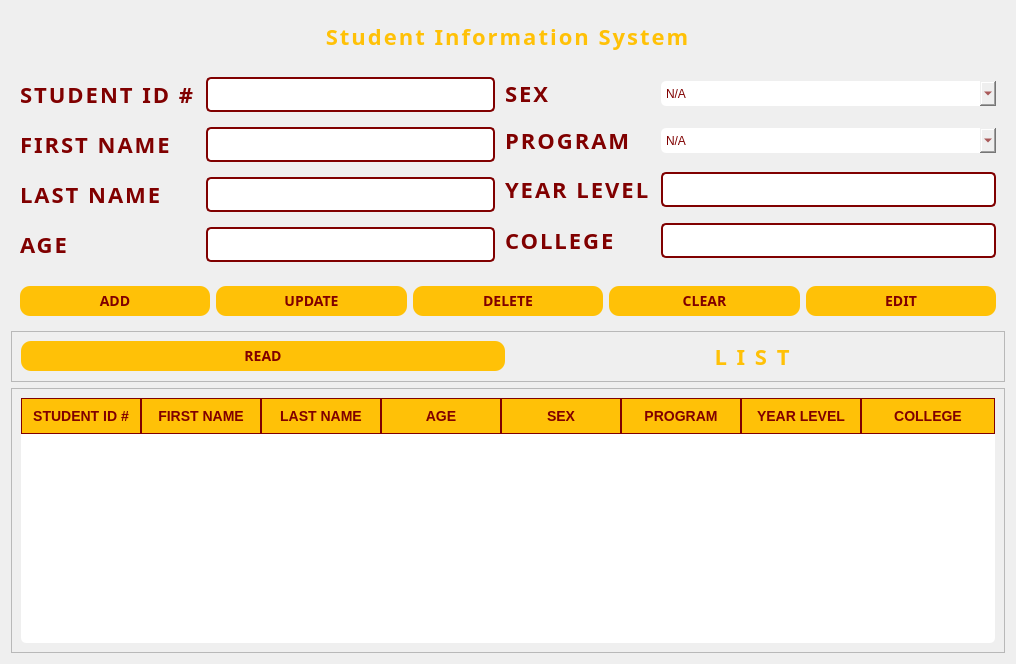
<?xml version="1.0" encoding="UTF-8"?>
<ui version="4.0">
 <class>Form</class>
 <widget class="QWidget" name="Form">
  <property name="geometry">
   <rect>
    <x>0</x>
    <y>0</y>
    <width>1016</width>
    <height>664</height>
   </rect>
  </property>
  <property name="windowTitle">
   <string>Form</string>
  </property>
  <property name="styleSheet">
   <string notr="true">/* Styles for the titleFrame element */
#titleFrame {
  background-color: transparent;
}

/* TEXT SIZE AND COLOR */
QLabel {
    font-size: 22px;
    font-weight: bold;
    letter-spacing: 2px;
}


/* FORM FRAME */
#Form { 
    background: qlineargradient(spread:pad, x1:0, y1:0, x2:1, y2:1, 
                                stop:0 #800000, /* Dark Maroon */
                                stop:1 #A52A2A); /* Brownish Maroon */
    color: black;
}


/* INFO FRAME BG COLOR */
#infoFrame {
    background: qlineargradient(spread:pad, x1:0, y1:0, x2:1, y2:1, 
                                stop:0 #FFD54F, stop:1 #FFB300);
    border-radius: 10px;
}


QLabel {
    color: #800000;  /* Yellow Text */
    font-weight: bold;
}

QLineEdit {
    background-color: white;
    color: black;
    border: 2px solid #800000;  /* Yellow Border */
    padding: 3px;
    border-radius: 5px;
}


/* INPUT FIELDS HEIGHT */
QLineEdit, QComboBox {
    height: 25px;
    border-radius: 5px;
    padding-left: 5px;
}


/* Styles for the functionFrame and its elements */
#functionFrame {
  background-color: transparent;
  border: none;
  border-radius: 5px;
}

/* FOR PUSH BUTTONS */

/* Buttons with Yellow Background and White Text */
QPushButton {
     background-color: #FFC107; /* Yellow */
    color: #800000;
    border-radius: 5px;
    padding: 5px;
    font-weight: bold;
}

/* Hover effect for buttons (Darker Yellow) */
QPushButton:hover {
    background-color: #FFA000; /* Darker Amber Yellow */
}

QPushButton {
    border-radius: 10px;
    padding: 5px;
}

QPushButton {
    font-size: 14px;
    font-weight: bold;
}

QComboBox {
  color: white;
}

QComboBox {
    border: none;
    color: #800000; /* Change text color if needed */
}



/* TABLE */
QTableWidget QHeaderView::section {
    background-color: #FFC107;  /* Goldish Yellow */
    color: #800000;             /* Maroon Text */
    font-weight: bold;
    font-size: 14px;
    padding: 6px;
    border: 1px solid #800000;  /* Maroon Border */
}

QTableWidget {
    background-color: white;       /* Clean base */
    alternate-background-color: #FFEBB5;  /* Soft pastel yellow */
    gridline-color: #800000;        /* Maroon grid */
    border-radius: 5px;
}

QTableWidget::item {
    color: black;              /* Text should be readable */
    font-size: 13px;
    padding: 4px;
}

QTableWidget::item {
    background: #FFD54F; /* Same as header */
    color: black;
}


QTableWidget::item:selected {
    background-color: #800000; /* Deep red (highlights selected row) */
    color: white;              /* White text for readability */
}

QTableWidget {
    background-color: white; /* Match your form's background */
    gridline-color: #dark-yellow;
    alternate-background-color: #yellow;
}
QTableWidget::item {
    background-color: #yellow;
}
QTableWidget::item:alternate {
    background-color: #dark-yellow;
}
</string>
  </property>
  <layout class="QGridLayout" name="gridLayout_5">
   <item row="0" column="0">
    <widget class="QFrame" name="titleFrame">
     <property name="font">
      <font>
       <pointsize>9</pointsize>
      </font>
     </property>
     <property name="frameShape">
      <enum>QFrame::StyledPanel</enum>
     </property>
     <property name="frameShadow">
      <enum>QFrame::Raised</enum>
     </property>
     <layout class="QHBoxLayout" name="horizontalLayout_3">
      <item>
       <widget class="QLabel" name="label">
        <property name="font">
         <font>
          <family>Rockwell</family>
          <pointsize>-1</pointsize>
          <bold>true</bold>
         </font>
        </property>
        <property name="styleSheet">
         <string notr="true">color: #FFC107;</string>
        </property>
        <property name="text">
         <string>&lt;html&gt;&lt;head/&gt;&lt;body&gt;&lt;p align=&quot;center&quot;&gt;Student Information System&lt;/p&gt;&lt;/body&gt;&lt;/html&gt;</string>
        </property>
       </widget>
      </item>
     </layout>
    </widget>
   </item>
   <item row="1" column="0">
    <widget class="QFrame" name="infoFrame">
     <property name="frameShape">
      <enum>QFrame::StyledPanel</enum>
     </property>
     <property name="frameShadow">
      <enum>QFrame::Raised</enum>
     </property>
     <layout class="QGridLayout" name="gridLayout_3">
      <property name="horizontalSpacing">
       <number>10</number>
      </property>
      <property name="verticalSpacing">
       <number>15</number>
      </property>
      <item row="0" column="0">
       <layout class="QGridLayout" name="gridLayout">
        <property name="horizontalSpacing">
         <number>10</number>
        </property>
        <property name="verticalSpacing">
         <number>15</number>
        </property>
        <item row="0" column="0">
         <widget class="QLabel" name="label_2">
          <property name="font">
           <font>
            <family>Century Gothic</family>
            <pointsize>-1</pointsize>
            <italic>false</italic>
            <bold>true</bold>
            <strikeout>false</strikeout>
           </font>
          </property>
          <property name="styleSheet">
           <string notr="true">color: #800000;</string>
          </property>
          <property name="text">
           <string>STUDENT ID #</string>
          </property>
         </widget>
        </item>
        <item row="0" column="1">
         <widget class="QLineEdit" name="lineEdit"/>
        </item>
        <item row="1" column="0">
         <widget class="QLabel" name="label_3">
          <property name="font">
           <font>
            <family>Century Gothic</family>
            <pointsize>-1</pointsize>
            <italic>false</italic>
            <bold>true</bold>
            <strikeout>false</strikeout>
           </font>
          </property>
          <property name="styleSheet">
           <string notr="true">color: #800000;</string>
          </property>
          <property name="text">
           <string>FIRST NAME</string>
          </property>
         </widget>
        </item>
        <item row="1" column="1">
         <widget class="QLineEdit" name="lineEdit_2"/>
        </item>
        <item row="2" column="0">
         <widget class="QLabel" name="label_4">
          <property name="font">
           <font>
            <family>Century Gothic</family>
            <pointsize>-1</pointsize>
            <italic>false</italic>
            <bold>true</bold>
            <strikeout>false</strikeout>
           </font>
          </property>
          <property name="styleSheet">
           <string notr="true">color: #800000;</string>
          </property>
          <property name="text">
           <string>LAST NAME</string>
          </property>
         </widget>
        </item>
        <item row="2" column="1">
         <widget class="QLineEdit" name="lineEdit_3"/>
        </item>
        <item row="3" column="0">
         <widget class="QLabel" name="label_5">
          <property name="font">
           <font>
            <family>Century Gothic</family>
            <pointsize>-1</pointsize>
            <italic>false</italic>
            <bold>true</bold>
            <strikeout>false</strikeout>
           </font>
          </property>
          <property name="styleSheet">
           <string notr="true">color: #800000;</string>
          </property>
          <property name="text">
           <string>AGE</string>
          </property>
         </widget>
        </item>
        <item row="3" column="1">
         <widget class="QLineEdit" name="lineEdit_4"/>
        </item>
       </layout>
      </item>
      <item row="0" column="1">
       <layout class="QGridLayout" name="gridLayout_2">
        <property name="horizontalSpacing">
         <number>10</number>
        </property>
        <property name="verticalSpacing">
         <number>15</number>
        </property>
        <item row="0" column="0">
         <widget class="QLabel" name="label_6">
          <property name="font">
           <font>
            <family>Century Gothic</family>
            <pointsize>-1</pointsize>
            <italic>false</italic>
            <bold>true</bold>
            <strikeout>false</strikeout>
           </font>
          </property>
          <property name="styleSheet">
           <string notr="true">color: #800000;</string>
          </property>
          <property name="text">
           <string>SEX</string>
          </property>
         </widget>
        </item>
        <item row="0" column="1">
         <widget class="QComboBox" name="comboBox">
          <item>
           <property name="text">
            <string>N/A</string>
           </property>
          </item>
          <item>
           <property name="text">
            <string>MALE</string>
           </property>
          </item>
          <item>
           <property name="text">
            <string>FEMALE</string>
           </property>
          </item>
         </widget>
        </item>
        <item row="1" column="0">
         <widget class="QLabel" name="label_7">
          <property name="font">
           <font>
            <family>Century Gothic</family>
            <pointsize>-1</pointsize>
            <italic>false</italic>
            <bold>true</bold>
            <strikeout>false</strikeout>
           </font>
          </property>
          <property name="styleSheet">
           <string notr="true">color: #800000;</string>
          </property>
          <property name="text">
           <string>PROGRAM</string>
          </property>
         </widget>
        </item>
        <item row="1" column="1">
         <widget class="QComboBox" name="comboBox_2">
          <item>
           <property name="text">
            <string>N/A</string>
           </property>
          </item>
          <item>
           <property name="text">
            <string>BSBIO-BOT - BS Biology (Botany)</string>
           </property>
          </item>
          <item>
           <property name="text">
            <string>BSBIO-ZOO - BS Biology (Zoology)</string>
           </property>
          </item>
          <item>
           <property name="text">
            <string>BSMATH - BS Mathematics</string>
           </property>
          </item>
          <item>
           <property name="text">
            <string>BSCS - BS Computer Science</string>
           </property>
          </item>
          <item>
           <property name="text">
            <string>BSIT - BS Information Technology</string>
           </property>
          </item>
          <item>
           <property name="text">
            <string>BSIS - BS Information Systems</string>
           </property>
          </item>
          <item>
           <property name="text">
            <string>BSCHE - BS Chemical Engineering</string>
           </property>
          </item>
          <item>
           <property name="text">
            <string>BSCE - BS Civil Engineering</string>
           </property>
          </item>
          <item>
           <property name="text">
            <string>BSCPE - BS Computer Engineering</string>
           </property>
          </item>
          <item>
           <property name="text">
            <string>BSEE - BS Electrical Engineering</string>
           </property>
          </item>
          <item>
           <property name="text">
            <string>BSECE - BS Electronics and Communication Engineering</string>
           </property>
          </item>
          <item>
           <property name="text">
            <string>BAELS - BA English Language Studies</string>
           </property>
          </item>
          <item>
           <property name="text">
            <string>BAFIL - BA Filipino</string>
           </property>
          </item>
          <item>
           <property name="text">
            <string>BAPOLSCI - BA Political Science</string>
           </property>
          </item>
          <item>
           <property name="text">
            <string>BAPSY - BA Psychology</string>
           </property>
          </item>
          <item>
           <property name="text">
            <string>BSPSY - BS Psychology</string>
           </property>
          </item>
          <item>
           <property name="text">
            <string>BSEDBIO - BSED Biology</string>
           </property>
          </item>
          <item>
           <property name="text">
            <string>BSEDCHEM - BSED Chemistry</string>
           </property>
          </item>
          <item>
           <property name="text">
            <string>BSEDPHYS - BSED Physics</string>
           </property>
          </item>
          <item>
           <property name="text">
            <string>BSEDMATH - BSED Mathematics</string>
           </property>
          </item>
          <item>
           <property name="text">
            <string>BPED - Bachelor of Physical Education</string>
           </property>
          </item>
          <item>
           <property name="text">
            <string>BSA - BS Accountancy</string>
           </property>
          </item>
          <item>
           <property name="text">
            <string>BSBA-BE - BSBA in Business Economics</string>
           </property>
          </item>
          <item>
           <property name="text">
            <string>BSHM - BS Hospitality Management</string>
           </property>
          </item>
          <item>
           <property name="text">
            <string>BSN - BS Nursing</string>
           </property>
          </item>
         </widget>
        </item>
        <item row="2" column="0">
         <widget class="QLabel" name="label_8">
          <property name="font">
           <font>
            <family>Century Gothic</family>
            <pointsize>-1</pointsize>
            <italic>false</italic>
            <bold>true</bold>
            <strikeout>false</strikeout>
           </font>
          </property>
          <property name="styleSheet">
           <string notr="true">color: #800000;</string>
          </property>
          <property name="text">
           <string>YEAR LEVEL</string>
          </property>
         </widget>
        </item>
        <item row="2" column="1">
         <widget class="QLineEdit" name="lineEdit_5"/>
        </item>
        <item row="3" column="0">
         <widget class="QLabel" name="label_9">
          <property name="font">
           <font>
            <family>Century Gothic</family>
            <pointsize>-1</pointsize>
            <italic>false</italic>
            <bold>true</bold>
            <strikeout>false</strikeout>
           </font>
          </property>
          <property name="styleSheet">
           <string notr="true">color: #800000;</string>
          </property>
          <property name="text">
           <string>COLLEGE</string>
          </property>
         </widget>
        </item>
        <item row="3" column="1">
         <widget class="QLineEdit" name="lineEdit_6">
          <property name="readOnly">
           <bool>true</bool>
          </property>
         </widget>
        </item>
       </layout>
      </item>
     </layout>
    </widget>
   </item>
   <item row="2" column="0">
    <widget class="QFrame" name="functionFrame">
     <property name="frameShape">
      <enum>QFrame::StyledPanel</enum>
     </property>
     <property name="frameShadow">
      <enum>QFrame::Raised</enum>
     </property>
     <layout class="QGridLayout" name="gridLayout_6">
      <item row="0" column="0">
       <widget class="QPushButton" name="pushButton">
        <property name="font">
         <font>
          <family>Century Gothic</family>
          <pointsize>-1</pointsize>
          <bold>true</bold>
         </font>
        </property>
        <property name="text">
         <string>ADD</string>
        </property>
        <property name="icon">
         <iconset>
          <normaloff>Icons/add_24dp_800000_FILL0_wght400_GRAD0_opsz24.svg</normaloff>Icons/add_24dp_800000_FILL0_wght400_GRAD0_opsz24.svg</iconset>
        </property>
        <property name="iconSize">
         <size>
          <width>20</width>
          <height>20</height>
         </size>
        </property>
       </widget>
      </item>
      <item row="0" column="2">
       <widget class="QPushButton" name="pushButton_3">
        <property name="font">
         <font>
          <family>Century Gothic</family>
          <pointsize>-1</pointsize>
          <bold>true</bold>
         </font>
        </property>
        <property name="text">
         <string>UPDATE</string>
        </property>
        <property name="icon">
         <iconset>
          <normaloff>Icons/refresh_24dp_800000_FILL0_wght400_GRAD0_opsz24.svg</normaloff>Icons/refresh_24dp_800000_FILL0_wght400_GRAD0_opsz24.svg</iconset>
        </property>
        <property name="iconSize">
         <size>
          <width>20</width>
          <height>20</height>
         </size>
        </property>
       </widget>
      </item>
      <item row="0" column="3">
       <widget class="QPushButton" name="pushButton_4">
        <property name="font">
         <font>
          <family>Century Gothic</family>
          <pointsize>-1</pointsize>
          <bold>true</bold>
         </font>
        </property>
        <property name="text">
         <string>DELETE</string>
        </property>
        <property name="icon">
         <iconset>
          <normaloff>Icons/delete_24dp_800000_FILL0_wght400_GRAD0_opsz24.svg</normaloff>Icons/delete_24dp_800000_FILL0_wght400_GRAD0_opsz24.svg</iconset>
        </property>
        <property name="iconSize">
         <size>
          <width>20</width>
          <height>20</height>
         </size>
        </property>
       </widget>
      </item>
      <item row="0" column="4">
       <widget class="QPushButton" name="pushButton_5">
        <property name="font">
         <font>
          <family>Century Gothic</family>
          <pointsize>-1</pointsize>
          <bold>true</bold>
         </font>
        </property>
        <property name="text">
         <string>CLEAR</string>
        </property>
        <property name="icon">
         <iconset>
          <normaloff>Icons/backspace_24dp_800000_FILL0_wght400_GRAD0_opsz24.svg</normaloff>Icons/backspace_24dp_800000_FILL0_wght400_GRAD0_opsz24.svg</iconset>
        </property>
        <property name="iconSize">
         <size>
          <width>20</width>
          <height>20</height>
         </size>
        </property>
       </widget>
      </item>
      <item row="0" column="5">
       <widget class="QPushButton" name="pushButton_6">
        <property name="font">
         <font>
          <family>Century Gothic</family>
          <pointsize>-1</pointsize>
          <bold>true</bold>
         </font>
        </property>
        <property name="text">
         <string>EDIT</string>
        </property>
        <property name="icon">
         <iconset>
          <normaloff>Icons/edit_24dp_800000_FILL0_wght400_GRAD0_opsz24.svg</normaloff>Icons/edit_24dp_800000_FILL0_wght400_GRAD0_opsz24.svg</iconset>
        </property>
        <property name="iconSize">
         <size>
          <width>20</width>
          <height>20</height>
         </size>
        </property>
       </widget>
      </item>
     </layout>
    </widget>
   </item>
   <item row="3" column="0">
    <widget class="QFrame" name="frame_5">
     <property name="frameShape">
      <enum>QFrame::StyledPanel</enum>
     </property>
     <property name="frameShadow">
      <enum>QFrame::Raised</enum>
     </property>
     <layout class="QHBoxLayout" name="horizontalLayout_2">
      <item>
       <widget class="QPushButton" name="pushButton_2">
        <property name="font">
         <font>
          <family>Century Gothic</family>
          <pointsize>-1</pointsize>
          <bold>true</bold>
         </font>
        </property>
        <property name="text">
         <string>READ</string>
        </property>
        <property name="icon">
         <iconset>
          <normaloff>Icons/visibility_24dp_800000_FILL0_wght400_GRAD0_opsz24.svg</normaloff>Icons/visibility_24dp_800000_FILL0_wght400_GRAD0_opsz24.svg</iconset>
        </property>
        <property name="iconSize">
         <size>
          <width>20</width>
          <height>20</height>
         </size>
        </property>
       </widget>
      </item>
      <item>
       <widget class="QLabel" name="label_10">
        <property name="font">
         <font>
          <family>Rockwell</family>
          <pointsize>-1</pointsize>
          <bold>true</bold>
         </font>
        </property>
        <property name="styleSheet">
         <string notr="true">color: #FFC107;</string>
        </property>
        <property name="text">
         <string>&lt;html&gt;&lt;head/&gt;&lt;body&gt;&lt;p align=&quot;center&quot;&gt;L I S T&lt;/p&gt;&lt;/body&gt;&lt;/html&gt;</string>
        </property>
       </widget>
      </item>
     </layout>
    </widget>
   </item>
   <item row="4" column="0">
    <widget class="QFrame" name="tableFrame">
     <property name="frameShape">
      <enum>QFrame::StyledPanel</enum>
     </property>
     <property name="frameShadow">
      <enum>QFrame::Raised</enum>
     </property>
     <layout class="QGridLayout" name="gridLayout_4">
      <item row="0" column="0">
       <widget class="QTableWidget" name="tableWidget">
        <property name="focusPolicy">
         <enum>Qt::NoFocus</enum>
        </property>
        <property name="dragEnabled">
         <bool>false</bool>
        </property>
        <property name="showGrid">
         <bool>false</bool>
        </property>
        <attribute name="horizontalHeaderMinimumSectionSize">
         <number>50</number>
        </attribute>
        <attribute name="horizontalHeaderDefaultSectionSize">
         <number>120</number>
        </attribute>
        <attribute name="horizontalHeaderStretchLastSection">
         <bool>true</bool>
        </attribute>
        <attribute name="verticalHeaderVisible">
         <bool>false</bool>
        </attribute>
        <column>
         <property name="text">
          <string>STUDENT ID #</string>
         </property>
         <property name="font">
          <font>
           <family>Century Gothic</family>
           <pointsize>10</pointsize>
           <bold>true</bold>
          </font>
         </property>
        </column>
        <column>
         <property name="text">
          <string>FIRST NAME</string>
         </property>
         <property name="font">
          <font>
           <family>Century Gothic</family>
           <pointsize>10</pointsize>
           <bold>true</bold>
          </font>
         </property>
        </column>
        <column>
         <property name="text">
          <string>LAST NAME</string>
         </property>
         <property name="font">
          <font>
           <family>Century Gothic</family>
           <pointsize>10</pointsize>
           <bold>true</bold>
          </font>
         </property>
        </column>
        <column>
         <property name="text">
          <string>AGE</string>
         </property>
         <property name="font">
          <font>
           <family>Century Gothic</family>
           <pointsize>10</pointsize>
           <bold>true</bold>
          </font>
         </property>
        </column>
        <column>
         <property name="text">
          <string>SEX</string>
         </property>
         <property name="font">
          <font>
           <family>Century Gothic</family>
           <pointsize>10</pointsize>
           <bold>true</bold>
          </font>
         </property>
        </column>
        <column>
         <property name="text">
          <string>PROGRAM</string>
         </property>
         <property name="font">
          <font>
           <family>Century Gothic</family>
           <pointsize>10</pointsize>
           <bold>true</bold>
          </font>
         </property>
        </column>
        <column>
         <property name="text">
          <string>YEAR LEVEL</string>
         </property>
         <property name="font">
          <font>
           <family>Century Gothic</family>
           <pointsize>10</pointsize>
           <bold>true</bold>
          </font>
         </property>
        </column>
        <column>
         <property name="text">
          <string>COLLEGE</string>
         </property>
         <property name="font">
          <font>
           <family>Century Gothic</family>
           <pointsize>10</pointsize>
           <bold>true</bold>
          </font>
         </property>
        </column>
       </widget>
      </item>
     </layout>
    </widget>
   </item>
  </layout>
 </widget>
 <resources/>
 <connections/>
</ui>
